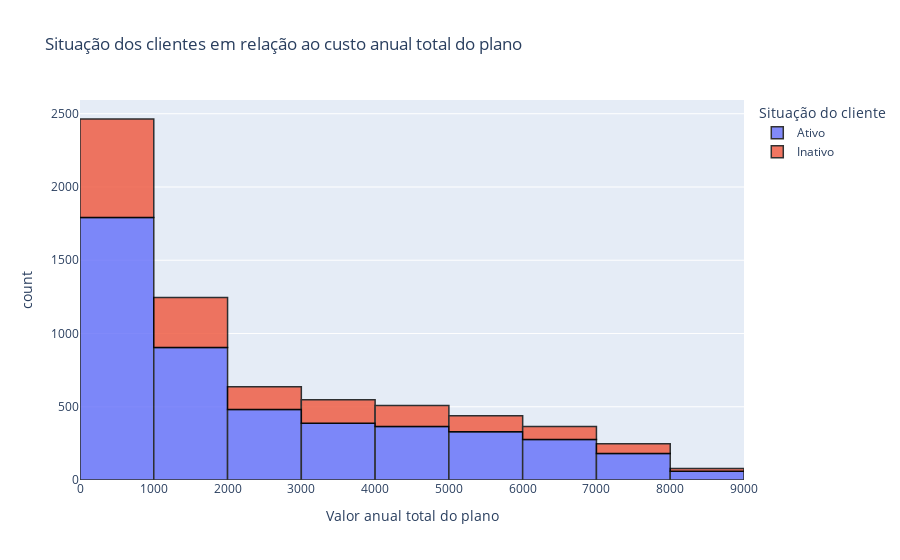

This figure's notebook cell:
### Markdown cell above
### **3.2.2 - Perfil de gasto total dos clientes**

### Code cell
# # Avaliação em relação ao custo anual total do plano
df_gastos = df.Valor_Anual.value_counts()
df_gastos = df_gastos.to_frame().reset_index()
df_gastos.columns = ['Valor anual total do plano', 'Quantidade']
df_gastos['Situação do cliente'] = df.Cliente_Inativo
df_gastos['Situação do cliente'] = df_gastos['Situação do cliente'].map({0:'Ativo', 1:'Inativo'})


fig = px.histogram(df_gastos, x="Valor anual total do plano", color = "Situação do cliente", nbins = 10,
    title="Situação dos clientes em relação ao custo anual total do plano")
fig.update_traces( opacity=0.8, marker_line_width=1.5, marker_line_color = 'rgb(0,0,0)')
fig.show()

### Figure 1 — Plotly figure (JSON) as saved in the notebook; plotly's stock layout.template omitted (floating-point values rounded to 4 significant figures; data arrays with more than 128 entries replaced by an {"elided": "..."} marker saying what was removed)
{"data": [{"alignmentgroup": "True", "bingroup": "x", "hovertemplate": "Situação do cliente=Ativo<br>Valor anual total do plano=%{x}<br>count=%{y}<extra></extra>", "legendgroup": "Ativo", "marker": {"color": "#636efa", "line": {"color": "rgb(0,0,0)", "width": 1.5}, "pattern": {"shape": ""}}, "name": "Ativo", "nbinsx": 10, "offsetgroup": "Ativo", "opacity": 0.8, "orientation": "v", "showlegend": true, "type": "histogram", "x": {"elided": "4778 float values"}, "xaxis": "x", "yaxis": "y"}, {"alignmentgroup": "True", "bingroup": "x", "hovertemplate": "Situação do cliente=Inativo<br>Valor anual total do plano=%{x}<br>count=%{y}<extra></extra>", "legendgroup": "Inativo", "marker": {"color": "#EF553B", "line": {"color": "rgb(0,0,0)", "width": 1.5}, "pattern": {"shape": ""}}, "name": "Inativo", "nbinsx": 10, "offsetgroup": "Inativo", "opacity": 0.8, "orientation": "v", "showlegend": true, "type": "histogram", "x": {"elided": "1752 float values"}, "xaxis": "x", "yaxis": "y"}], "layout": {"barmode": "relative", "legend": {"title": {"text": "Situação do cliente"}, "tracegroupgap": 0}, "title": {"text": "Situação dos clientes em relação ao custo anual total do plano"}, "xaxis": {"anchor": "y", "domain": [0, 1], "title": {"text": "Valor anual total do plano"}}, "yaxis": {"anchor": "x", "domain": [0, 1], "title": {"text": "count"}}}}
